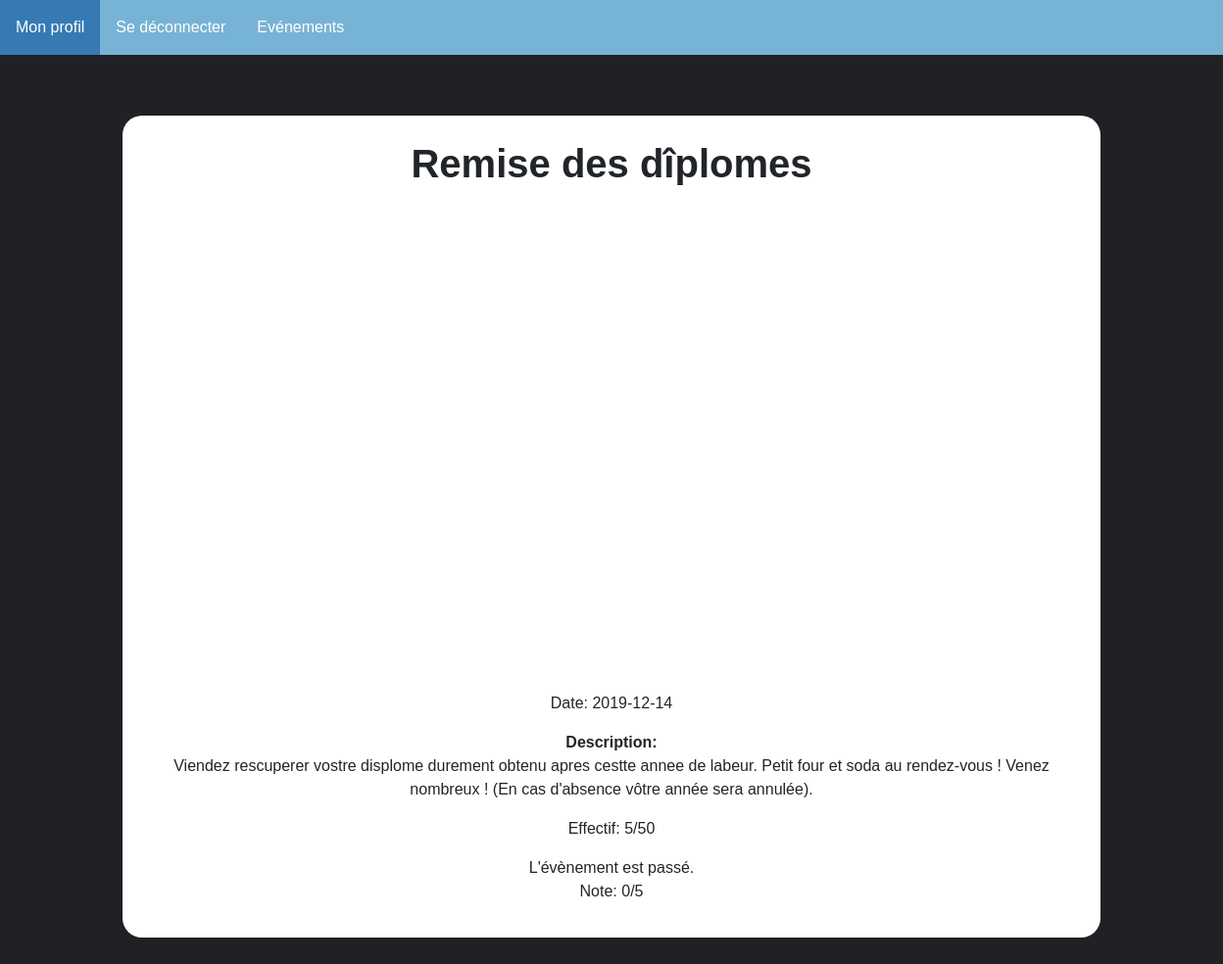
Page /contenu.php?lastevent=1 (signed in) on the committed database.
### tables this page shows
CREATE TABLE Evenement(
        ID_Event       Int  Auto_increment  NOT NULL ,
        Titre          Varchar (50) NOT NULL ,
        Date           Date NOT NULL ,
        EffectifMax    Int NOT NULL ,
        Descriptif     Text NOT NULL ,
        EffectifActuel Int NOT NULL ,
        login          Varchar (20) NOT NULL ,
        ID_Loc         Int NOT NULL ,
       Nom            Varchar (20) NOT NULL,
        Note           Float NOT NULL
	,CONSTRAINT Evenement_PK PRIMARY KEY (ID_Event)

	,CONSTRAINT Evenement_Contributeur_FK FOREIGN KEY (login) REFERENCES Contributeur(login)
	,CONSTRAINT Evenement_Localisation_FK FOREIGN KEY (ID_Loc) REFERENCES Localisation(ID_Loc)
	,CONSTRAINT Evenement_Theme1_FK FOREIGN KEY (Nom) REFERENCES Theme(Nom)
);

### config.php (called while the page is built, shortened)
<?php
$DB_host = "localhost";
$DB_user = "root";
$DB_pass = "";
$DB_name ="BDDWeb";
try{
    $dbh = new PDO("mysql:host={$DB_host};dbname={$DB_name}",$DB_user,$DB_pass);
    $dbh->setAttribute(PDO::ATTR_ERRMODE, PDO::ERRMODE_EXCEPTION);
}
catch( PDOException $e){
    echo $e->getMessage();
    die();
}
require_once 'User.php';
$user= new User($dbh);
?>

### User.php (called while the page is built, shortened)
<?php
class User{
    public function isLoggedin(): bool{
        return isset($_SESSION['user_session']);
    }
}
?>

### contenu.php (the view, shortened to what this page needs)
<?php
include_once('config.php');
if(!isset($_GET['lastevent'])){
$user->redirect('event.php');
} else {
    try{
        $stmt=$dbh->prepare("SELECT * FROM Evenement, Localisation WHERE Evenement.ID_Loc=Localisation.ID_Loc AND ID_Event=:levent");
        $stmt->bindParam(":levent", $_GET['lastevent']);
        $stmt->execute();
        $row=$stmt->fetch(PDO::FETCH_ASSOC);
        $event=$row;
    }
    catch(PDOException $e){
        $erreur="Quelque chose s'est mal passée, l'événement est introuvable";
    }
}
$eventDate=strtotime($event['Date']);
$now=strtotime(date("Y-m-d"));
?>
<!DOCTYPE html>
<html>
<head>
    <link rel="stylesheet" href="https://maxcdn.bootstrapcdn.com/bootstrap/4.3.1/css/bootstrap.min.css">
    <link rel="stylesheet" href="https://cdn.jsdelivr.net/gh/openlayers/openlayers.github.io@master/en/v6.1.0/css/ol.css" type="text/css">
    <link rel="stylesheet" type="text/css" href="./style.css">
</head>
<body>
    <div id="Menu">
        <table>
            <th>
                <?php
                if($user->isLoggedin()){
                    echo '<div class="dropdown">
                    <a href="./index.php"><button class="dropbtn">Mon profil</button></a>
                    </div>';
                } else {
                    echo '<div class="dropdown">
                    <a href="./index.php"><button class="dropbtn">Accueil</button></a>
                    </div>';
                }
                ?>
            </th>
            <?php
            if($user->isLoggedin()){
                echo '<th>
                <div class="dropdown">
                <a href="./profile.php?deco=true"><button class="dropbtn">Se déconnecter</button></a>
                </div>
                </th>';
            }
            ?>
            <th>
                <div class="dropdown">
                    <button class="dropbtn">Evénements</button>
                </div>
            </th>
        </table>
    </div>
    <div id="container">
        <div id="content">
            <h1>
                <b><?php echo $row['Titre']; ?></b>
            </h1>
            <div id="map" class="map"></div>
            <div>
                <p>Date: <?php echo $event['Date'];?></p>
            </div>
            <div id="desc">
                <p><b>Description:</b><br> <?php echo $row['Descriptif']; ?></p>
                <p>Effectif: <?php echo $row['EffectifActuel'] . "/" . $row['EffectifMax'];?></p>
            </div>
            <div>
                <?php
                try {
                    $stmt = $dbh->prepare("SELECT * FROM S_inscrit WHERE login=:ulogin AND ID_Event=:levent");
                    $stmt->bindParam(":ulogin", $_SESSION['user_session']);
                    $stmt->bindParam(":levent", $_GET['lastevent']);
                    $stmt->execute();
                } catch (PDOException $e) {
                    echo $e->getMessage();
                }
                if ($user->isLoggedin() && $eventDate>$now) {
                    if (!$stmt->rowCount()) {
                        echo "<a href='contenu.php?lastevent=" . $_GET['lastevent'] . "&inscription=true'><button class='btn btn-primary'>S'inscrire</button></a>";
                    } else {
                        echo "<b>Vous êtes inscrit à cet évènement.</b><br>";
                        echo "<a href='contenu.php?lastevent=" . $_GET['lastevent'] . "&desinscription=true'><button class='btn btn-primary'>Se désinscrire</button></a>";
                    }
                } else if($eventDate<$now){
                    echo "L'évènement est passé.<br>";
                    echo "Note: " . $event['Note'] . "/5<br>";
                }else{
                    echo '<button class="btn btn-primary"onclick=' . '"' . "alert('Vous devez être connecté(e) pour pouvoir vous inscrire')" . '"' . ">S'inscrire</button>";
                }
                ?>
            </div>
        </div>
    </div>
</body>
</html>

### style.css (style rules this page uses)
* { margin: 0; padding: 0; border: 0; font-family: Arial, sans-serif; }
a { text-decoration: none; font-weight: bold; color: rgb(14, 47, 136); }
body { background-color: #202124; }
#Menu { background-color:#77B3D4; }
.dropbtn { width:100%; background-color:#77B3D4; color: white; padding: 16px; font-size: 16px; border: none; }
.dropdown { width: 100%; position: relative; display: inline-block; }
#desc { display: inline-block; background-color: rgba(255, 255, 255, 0.774); }
#content { text-align: center; background-color: white; border-radius: 20px; padding: 2%; margin: 10%; margin-top: 5%; }

### contenu.php (style rules this page uses)
.map { display: inline-block; margin-left: 5%; margin-right: 25%; height: 500px; width: 90%; backface-visibility: hidden; }

### rows in the picture
evenement: Titre "Remise des dîplomes", Date "2019-12-14", Descriptif "Viendez rescuperer vostre displome durement obtenu apres cestte annee de labeur. Petit four et soda au rendez-vous ! Venez nombreux ! (En cas d'absence vôtre année sera annulée).", EffectifActuel "5", EffectifMax "50", Note "0"
